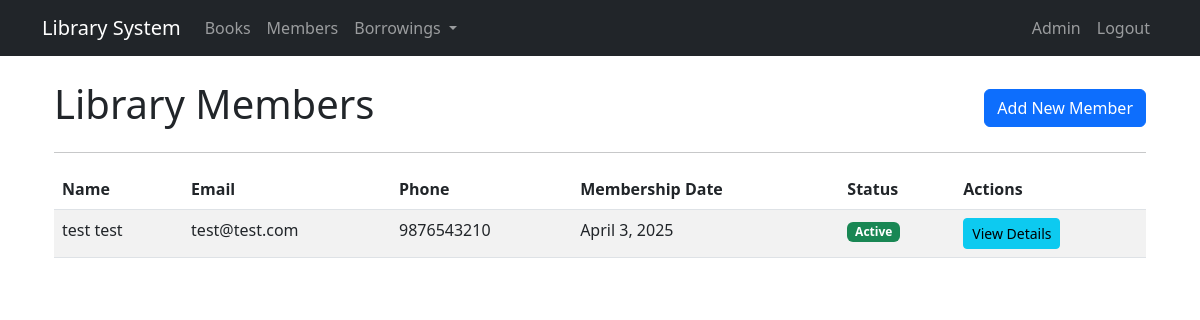
Screenshot of /members/ (signed in) with the database file from the repository.
### library/models.py (models this page shows, shortened)
class Member(models.Model):
    first_name = models.CharField(max_length=100)
    last_name = models.CharField(max_length=100)
    email = models.EmailField(unique=True)
    phone = models.CharField(max_length=15)
    address = models.TextField()
    membership_date = models.DateField(auto_now_add=True)
    is_active = models.BooleanField(default=True)

### library/views.py (the view)
# urls.py: path('members/', views.MemberListView.as_view(), name='member_list'),
class MemberListView(LoginRequiredMixin, ListView):
    model = Member
    template_name = 'library/member_list.html'
    context_object_name = 'members'

### templates/library/member_list.html (shortened to what this page needs)
{% extends 'base.html' %}
{% block content %}
<div class="container mt-4">
    <div class="d-flex justify-content-between align-items-center mb-3">
        <h1>Library Members</h1>
        {% if user.is_staff %}
            <a href="{% url 'library:member_create' %}" class="btn btn-primary">Add New Member</a>
        {% endif %}
    </div>
    <hr>
    {% if members %}
        <div class="table-responsive">
            <table class="table table-striped table-hover">
                <thead>
                    <tr>
                        <th>Name</th>
                        <th>Email</th>
                        <th>Phone</th>
                        <th>Membership Date</th>
                        <th>Status</th>
                        <th>Actions</th>
                    </tr>
                </thead>
                <tbody>
                    {% for member in members %}
                        <tr>
                            <td>{{ member.first_name }} {{ member.last_name }}</td>
                            <td>{{ member.email }}</td>
                            <td>{{ member.phone }}</td>
                            <td>{{ member.membership_date }}</td>
                            <td>
                                {% if member.is_active %}
                                    <span class="badge bg-success">Active</span>
                                {% else %}
                                    <span class="badge bg-secondary">Inactive</span>
                                {% endif %}
                            </td>
                            <td>
                                <a href="{% url 'library:member_detail' member.id %}" class="btn btn-sm btn-info">
                                    View Details
                                </a>
                            </td>
                        </tr>
                    {% endfor %}
                </tbody>
            </table>
        </div>
    {% else %}
        <div class="alert alert-info">
            No members found.
        </div>
    {% endif %}
</div>
{% endblock %}

### rows the page displays
Member: first_name "test", last_name "test", email "test@test.com", phone "9876543210", membership_date "April 3, 2025", is_active "Active"
